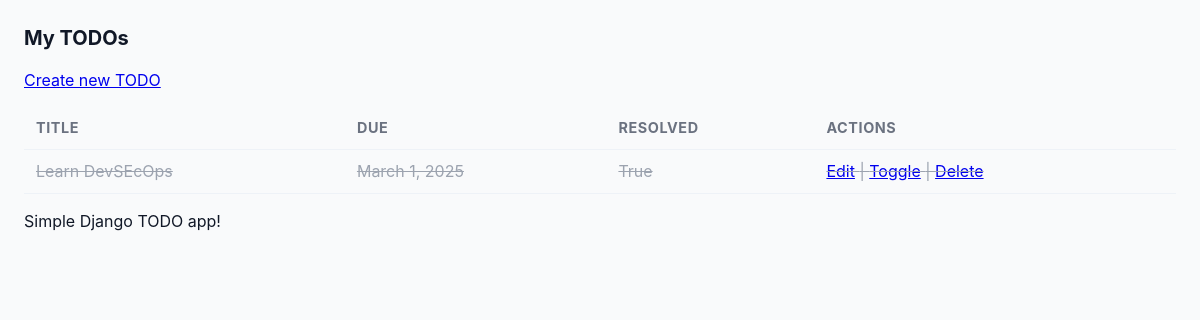
The page / on the database its author committed.
### todos/models.py (models this page shows, shortened)
class Todo(models.Model):
    title = models.CharField(max_length=200)
    description = models.TextField(blank=True)
    due_date = models.DateField(null=True, blank=True)
    resolved = models.BooleanField(default=False)
    created_at = models.DateTimeField(auto_now_add=True)
    updated_at = models.DateTimeField(auto_now=True)

### todos/views.py (the view)
# urls.py: 2. Add a URL to urlpatterns:  path('', views.home, name='home')
def home(request):
    todos = Todo.objects.order_by('resolved', 'due_date', '-created_at')
    return render(request, 'home.html', {'todos': todos})

### templates/home.html (shortened to what this page needs)
{% extends 'base.html' %}
{% block content %}
<p><a href="{% url 'todos:create' %}">Create new TODO</a></p>
<table>
  <thead><tr><th>Title</th><th>Due</th><th>Resolved</th><th>Actions</th></tr></thead>
  <tbody>
  {% for todo in todos %}
    <tr {% if todo.resolved %}class="resolved"{% endif %}>
      <td>{{ todo.title }}</td>
      <td>{% if todo.due_date %}{{ todo.due_date }}{% else %}-{% endif %}</td>
      <td>{{ todo.resolved }}</td>
      <td>
        <a href="{% url 'todos:edit' todo.pk %}">Edit</a> |
        <a href="{% url 'todos:toggle_resolved' todo.pk %}">Toggle</a> |
        <a href="{% url 'todos:delete' todo.pk %}">Delete</a>
      </td>
    </tr>
  {% empty %}
    <tr><td colspan="4">No TODOs yet.</td></tr>
  {% endfor %}
  </tbody>
</table>
{% endblock %}

### templates/base.html (shortened to what this page needs)
<!doctype html>
{% load static %}
<html lang="en">
<head>
  <link rel="stylesheet" href="{% static 'styles.css' %}">
</head>
<body>
  <header>
    <h1><a href="{% url 'todos:home' %}">My TODOs</a></h1>
  </header>
  <main>
    {% block content %}{% endblock %}
  </main>
  <footer>
    <p>Simple Django TODO app!</p>
  </footer>
</body>
</html>

### static/styles.css (style rules this page uses)
:root { --accent: #2563eb; --muted: #6b7280; --danger: #dc2626; --bg: #ffffff; --surface: #f9fafb; --radius: 10px; --gap: 12px; --max-width: 980px; }
* { box-sizing: border-box; }
body { font-family: Inter, system-ui, -apple-system, "Segoe UI", Roboto, "Helvetica Neue", Arial; margin: 0; background: var(--surface); color: #111827; line-height: 1.45; padding: 24px; -webkit-font-smoothing: antialiased; }
header { display:flex; align-items:center; justify-content:space-between; margin-bottom: 16px; }
header h1 { margin:0; font-size: 1.25rem; }
header a { color: inherit; text-decoration: none; }
table { width: 100%; border-collapse: collapse; margin-top: 12px; }
th, td { padding: 10px 12px; text-align: left; border-bottom: 1px solid #eef2f7; }
thead th { font-size: 0.9rem; color: var(--muted); text-transform: uppercase; letter-spacing: 0.04em; }
tr.resolved td { text-decoration: line-through; color: #9ca3af; }

### rows shown on the page
Todo: title "Learn DevSEcOps", due_date "March 1, 2025", resolved "True"
